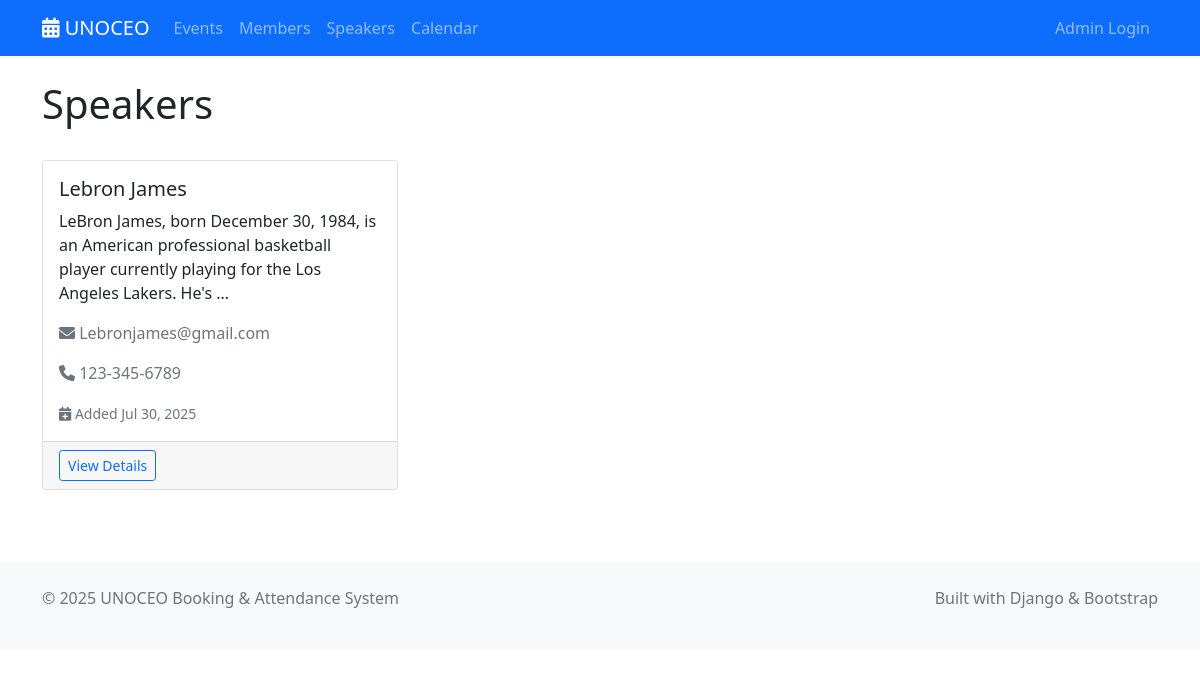
Screenshot of /speakers/ with the database file from the repository.
### shared/models.py (models this page shows, shortened)
class Speaker(models.Model):
    name = models.CharField(max_length=200)
    email = models.EmailField(validators=[EmailValidator()])
    bio = models.TextField(blank=True)
    expertise = models.CharField(max_length=300, blank=True)
    phone = models.CharField(max_length=20, blank=True)
    created_at = models.DateTimeField(auto_now_add=True)
    updated_at = models.DateTimeField(auto_now=True)
    class Meta:
        ordering = ['name']

### speaker_management/display/views.py (the view)
# urls.py: path('', views.SpeakerListView.as_view(), name='list'),
class SpeakerListView(ListView):
    model = Speaker
    template_name = 'speaker_management/list.html'
    context_object_name = 'speakers'
    paginate_by = 20
    def get_queryset(self):
        return Speaker.objects.all().order_by('name')

### speaker_management/display/templates/speaker_management/list.html (shortened to what this page needs)
{% extends 'base.html' %}
{% block content %}
<div class="container mt-4">
    <div class="d-flex justify-content-between align-items-center mb-4">
        <h1>Speakers</h1>
    </div>
    {% if speakers %}
        <div class="row">
            {% for speaker in speakers %}
                <div class="col-md-6 col-lg-4 mb-4">
                    <div class="card h-100">
                        <div class="card-body">
                            <h5 class="card-title">{{ speaker.name }}</h5>
                            <p class="card-text">{{ speaker.bio|truncatewords:20|default:"No biography available." }}</p>
                            <p class="text-muted">
                                <i class="fas fa-envelope"></i> {{ speaker.email }}
                            </p>
                            {% if speaker.phone %}
                                <p class="text-muted">
                                    <i class="fas fa-phone"></i> {{ speaker.phone }}
                                </p>
                            {% endif %}
                            <div class="mt-auto">
                                <small class="text-muted">
                                    <i class="fas fa-calendar-plus"></i> Added {{ speaker.created_at|date:"M d, Y" }}
                                </small>
                            </div>
                        </div>
                        <div class="card-footer">
                            <div class="d-flex justify-content-between">
                                <a href="{% url 'speaker_management:detail' speaker.pk %}" class="btn btn-outline-primary btn-sm">
                                    View Details
                                </a>
                            </div>
                        </div>
                    </div>
                </div>
            {% endfor %}
        </div>
    {% endif %}
</div>
{% endblock %}

### rows the page displays
Speaker: name "Lebron James", bio "LeBron James, born December 30, 1984, is an American professional basketball player currently playing for the Los Angeles Lakers. He's …", email "Lebronjames@gmail.com", phone "123-345-6789", created_at "Jul 30, 2025"
